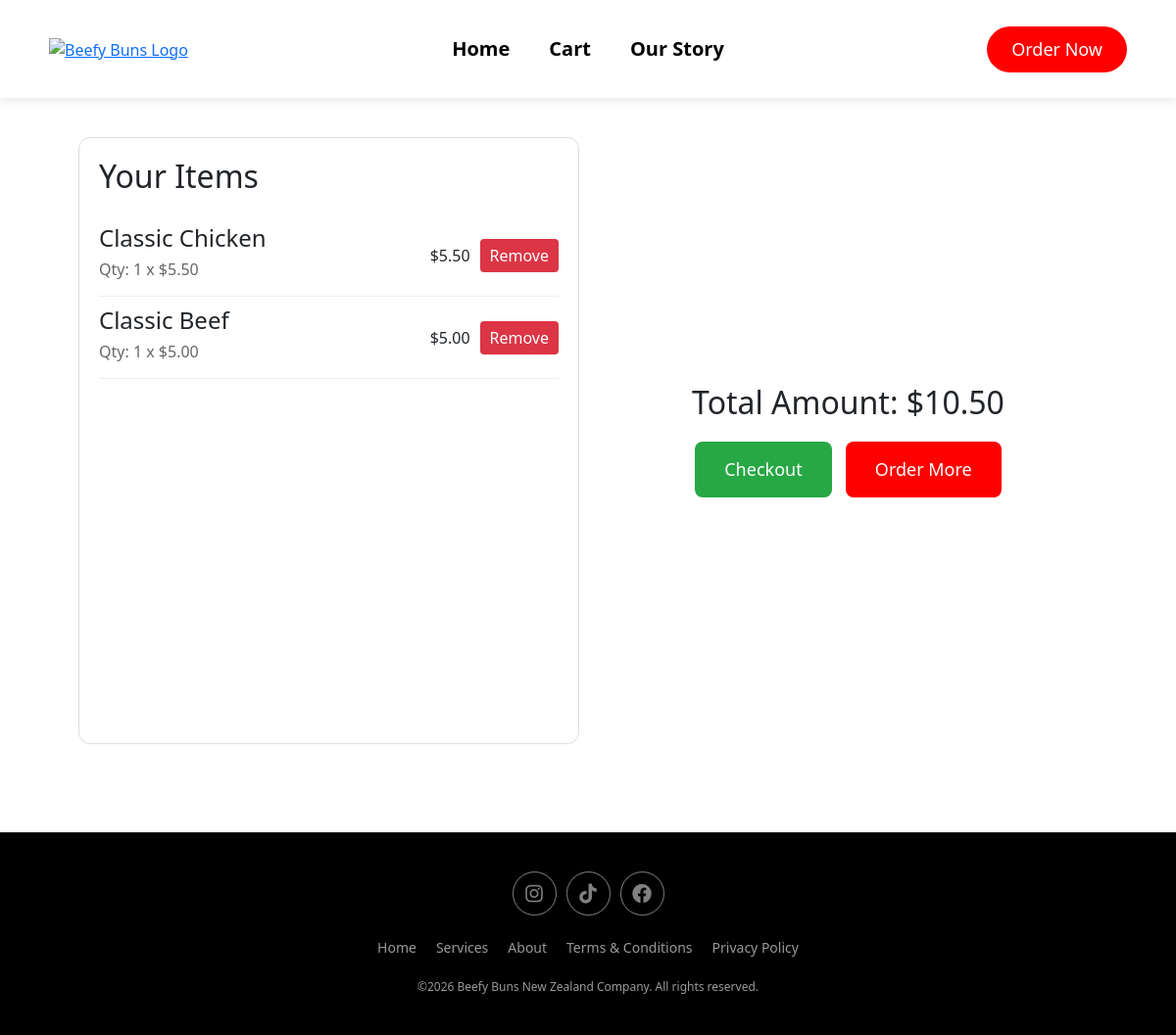
The app's page /checkout, older data.
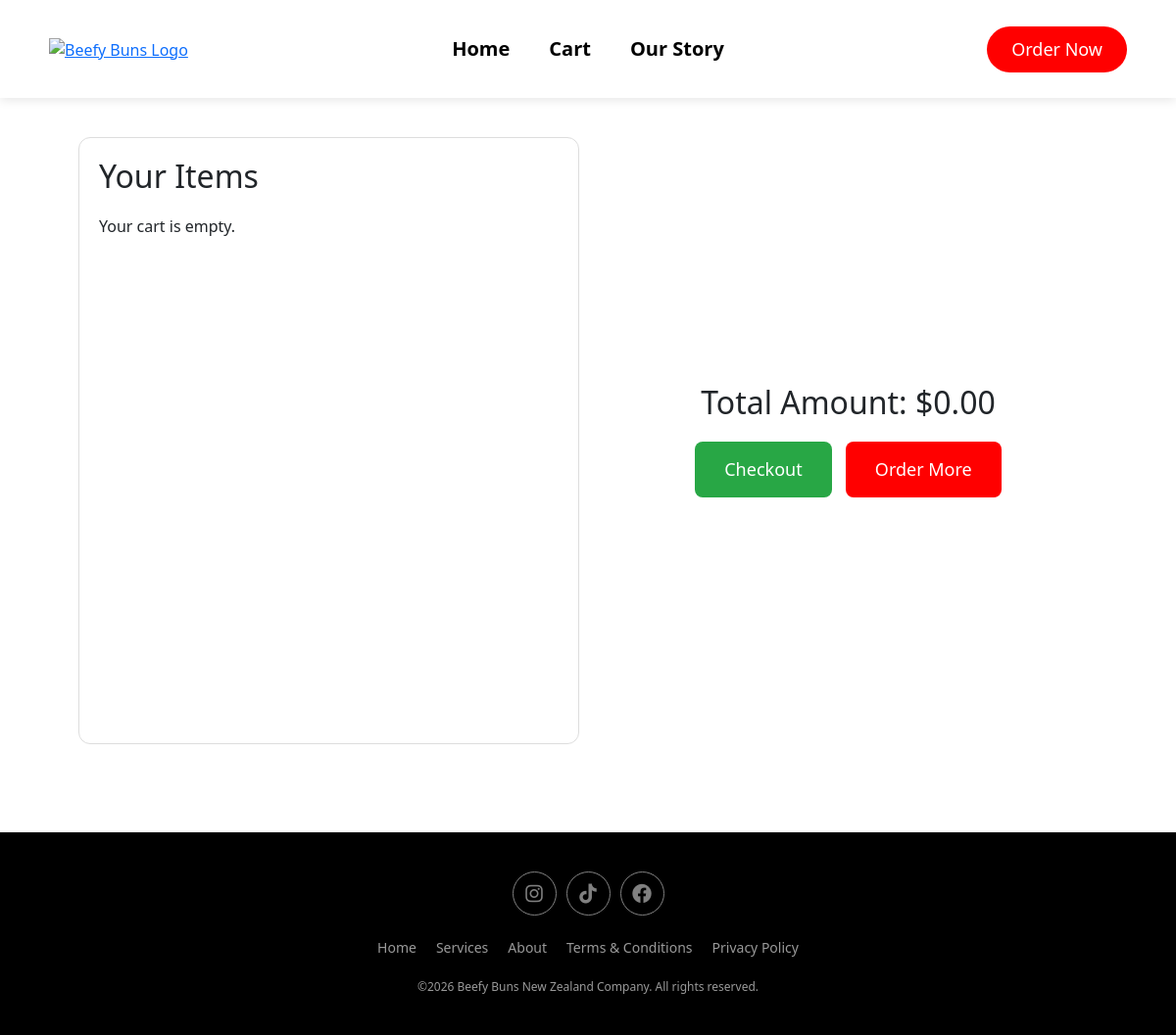
The same page, newer data.
### tables this page shows
CREATE TABLE orders (
    orderid INTEGER PRIMARY KEY AUTOINCREMENT,
    menuid INTEGER NOT NULL,
    quantity INTEGER NOT NULL,
    total REAL NOT NULL,
    order_time TIMESTAMP DEFAULT CURRENT_TIMESTAMP,
    FOREIGN KEY (menuid) REFERENCES Menu(menuid)
);

CREATE TABLE menu (
    menuid INTEGER PRIMARY KEY AUTOINCREMENT,
    name TEXT NOT NULL,
    description TEXT,
    price REAL NOT NULL
, category TEXT);

### app.py (the view)
@app.route("/checkout")
def checkout_page():
    conn = get_db()
    cursor = conn.cursor()
    cursor.execute("""
        SELECT orders.orderid, menu.name, menu.price, orders.quantity, orders.total
        FROM orders
        JOIN menu ON orders.menuid = menu.menuid
        ORDER BY orders.order_time DESC
    """)
    cart_items = cursor.fetchall()
    total = sum(item[4] for item in cart_items)  # item[4] is total
    return render_template("checkout.html", cart_items=cart_items, total=total)

### database.py (called while the page is built)
def get_db():
    if 'db' not in g:
        g.db = sqlite3.connect(DATABASE)
        g.db.row_factory = sqlite3.Row
    return g.db

### templates/checkout.html (shortened to what this page needs)
<!DOCTYPE html>
<html lang="en">
<head>
    <link rel="stylesheet" href="/static/styles.css">
    <link href="https://cdn.jsdelivr.net/npm/bootstrap@5.3.3/dist/css/bootstrap.min.css" rel="stylesheet">
    <link rel="stylesheet" href="https://cdnjs.cloudflare.com/ajax/libs/font-awesome/6.0.0/css/all.min.css">
</head>
<body>
    <header>
      <nav class="nav_bar">
      <div class="nav-container">
          <div class="nav_logo">
          <a href="/">
            <img class="logo" src="/static/assets/logo.png" alt="Beefy Buns Logo">
          </a>
          </div>
          <ul class="nav_links">
              <li><a href="/">Home</a></li>
              <li><a href="/checkout">Cart</a></li>
              <li><a href="/aboutus">Our Story</a></li>
          </ul>
          <div class="nav_order_button">
            <a href="/menu">
              <button type="button" class="order_button">Order Now</button>
            </a>
          </div>
        </div>
        </nav>
    </header>
    <div class="checkout-page">
        <main class="checkout-main">
            <section class="checkout-items">
                <div class="checkout-header">
                    <h2>Your Items</h2>
                </div>
                {% if cart_items %}
                    {% for item in cart_items %}
                    <div class="checkout-item-row">
                        <div class="checkout-item-details">
                            <h4>{{ item[1] }}</h4>
                            <p>Qty: {{ item[3] }} x ${{ "%.2f"|format(item[2]) }}</p>
                        </div>
                        <div class="checkout-item-actions">
                            <span>${{ "%.2f"|format(item[4]) }}</span>
                            <form action="/remove_item/{{ item[0] }}" method="post" class="remove-item-form">
                                <button type="submit" class="remove-button">Remove</button>
                            </form>
                        </div>
                    </div>
                    {% endfor %}
                {% else %}
                    <p>Your cart is empty.</p>
                {% endif %}
            </section>
            <aside class="checkout-summary">
                <div class="checkout-summary-header">
                    <h2>Total Amount: ${{ "%.2f"|format(total) }}</h2>
                </div>
                <div class="checkout-summary-actions">
                    <button class="checkout-button">Checkout</button>
                    <a href="/menu" class="order-more-button">Order More</a>
                </div>
            </aside>
        </main>
    </div>
    <footer class="main-footer">
  <div class="footer-socials">
    <a href="https://www.instagram.com"><i class="fab fa-instagram"></i></a>
    <a href="https://www.tiktok.com"><i class="fab fa-tiktok"></i></a>
    <a href="https://www.facebook.com"><i class="fab fa-facebook"></i></a>
  </div>
  <ul class="footer-links">
    <li><a href="/">Home</a></li>
    <li><a href="#">Services</a></li>
    <li><a href="/aboutus">About</a></li>
    <li><a href="#">Terms & Conditions</a></li>
    <li><a href="#">Privacy Policy</a></li>
  </ul>
  <p class="footer-copyright">©2026 Beefy Buns New Zealand Company. All rights reserved.</p>
    </footer>
</body>
</html>

### static/styles.css (style rules this page uses)
* { margin: 0; padding: 0; box-sizing: border-box; }
img { max-width: 100%; height: auto; }
body { padding-top: 100px; padding-left: 40px; padding-right: 40px; }
.nav_bar { background-color: #ffffff; display: flex; width: 100%; position: fixed; top: 0; left: 0; z-index: 1000; height: 100px; box-shadow: 0 2px 10px rgba(0,0,0,0.1); box-sizing: border-box; }
.nav-container { display: flex; width: 100%; align-items: center; padding: 0 50px; }
.nav_logo, .nav_links, .nav_order_button { flex: 1; display: flex; align-items: center; }
.nav_logo { justify-content: flex-start; }
.logo { height: 100px; width: auto; }
.nav_links { justify-content: center; gap: 40px; list-style: none; margin: 0; padding: 0; }
.nav_links a { text-decoration: none; color: black; font-size: 20px; font-weight: bold; }
.nav_order_button { justify-content: flex-end; }
.order_button { border-radius: 30px; background-color: red; color: white; font-size: 18px; padding: 10px 25px; border: none; cursor: pointer; transition: 0.4s; }
.main-footer { background-color: black; padding: 40px 0; margin-top: 50px; margin-right: -40px; margin-left: -40px; display: flex; flex-direction: column; align-items: center; gap: 20px; }
.footer-socials { display: flex; justify-content: center; gap: 10px; }
.footer-socials a { display: inline-flex; justify-content: center; align-items: center; width: 45px; height: 45px; border: 1px solid grey; border-radius: 50%; color: grey; text-decoration: none; font-size: 20px; transition: 0.3s; }
.footer-links { display: flex; list-style: none; gap: 20px; padding: 0; margin: 0; }
.footer-links a { text-decoration: none; color: #999; font-size: 14px; }
.footer-copyright { color: #999; font-size: 12px; margin: 0; }
.checkout-page { min-height: calc(100vh - 100px); display: flex; flex-direction: column; }
.checkout-main { display: flex; gap: 20px; padding: 40px; flex: 1; }
.checkout-items, .checkout-summary { flex: 1; background: #fff; border-radius: 12px; padding: 20px; min-height: 300px; }
.checkout-items { border: 1px solid #ddd; }
.checkout-header, .checkout-summary-header { display: flex; justify-content: flex-start; align-items: center; margin-bottom: 20px; }
.checkout-header h2, .checkout-summary-header h2 { margin: 0; }
.checkout-summary { display: flex; flex-direction: column; justify-content: center; align-items: center; }
.checkout-button { background: #28a745; color: white; border: none; padding: 15px 30px; border-radius: 8px; font-size: 18px; cursor: pointer; }
.order-more-button { background: red; color: white; text-decoration: none; padding: 15px 30px; border-radius: 8px; font-size: 18px; display: inline-block; margin-left: 10px; cursor: pointer; }

Row changes from the older to the newer data that the page shows:
removed orders: name "Classic Chicken", quantity "1", total "5.50"
no longer on this page (row unchanged): menu: price "5.50"
removed orders: name "Classic Beef", quantity "1", total "5.00"
no longer on this page (row unchanged): menu: price "5.00"
Text that changed along with them:
{{ "%.2f"|format(total) }}: "10.50" → "0.00"
text now shown: "Your cart is empty."
